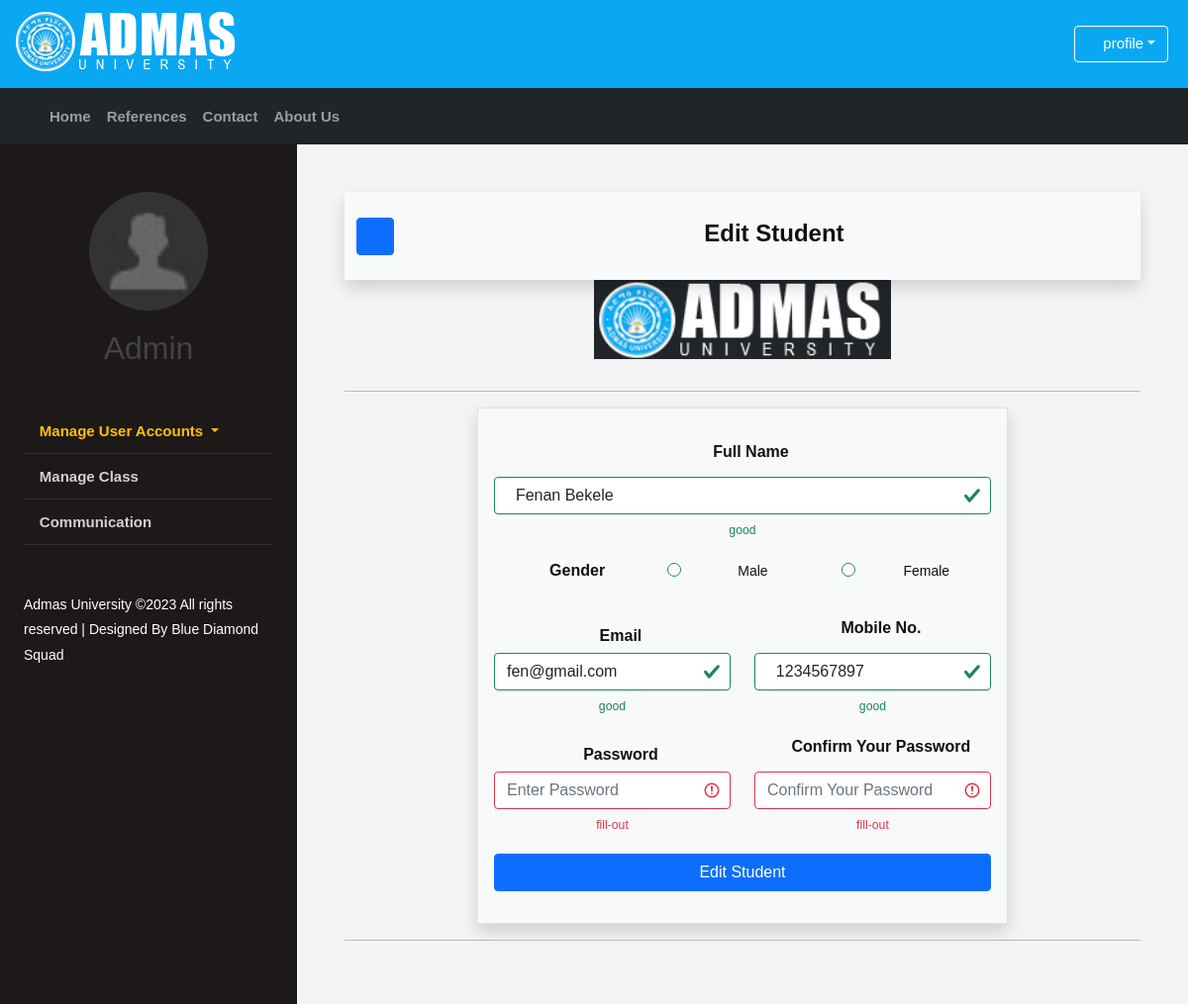
Page /_admin/s_edit_api.php?id=2 on the committed database.
### tables this page shows
CREATE TABLE `student` (
  `student_id` int(255) NOT NULL,
  `student_full_name` varchar(255) NOT NULL,
  `student_phone_no` varchar(255) NOT NULL,
  `student_gender` varchar(255) NOT NULL,
  `student_email` varchar(255) NOT NULL,
  `student_password` varchar(255) NOT NULL,
  `student_photo` varchar(255) NOT NULL
);

### _admin/s_edit_api.php (the view, shortened to what this page needs)
<!DOCTYPE html>
<html lang="en-us" dir="ltr">
    <head>
        <link rel="stylesheet" type="text/css" href="../icon/svg-with-js/css/fa-svg-with-js.css">
        <link rel="stylesheet" type="text/css" href="../css/bootstrap.min.css">
        <link rel="stylesheet" type="text/css" href="../css/style.css">
  </head>
  <body>
    <header id="top-header">
        <div class="top-tol">
            <ul>
                <div id="logo">
                    <a><img src="../images/Logoo.png" alt="admas university e-learning managment system logo" title="AU e-learning management"></a>
                </div>
                <div class="dropdown myac">
                    <a id="a1" class="btn btn-outline-info dropdown-toggle" href="#" role="button" id="dpMLink" data-bs-toggle="dropdown" aria-expanded="false"><i class="fas fa-user-circle"></i>&nbsp;<label>profile</label></a>
                </div>
            </ul>
        </div>
    </header>
    <nav class="navbar navbar-expand-md bg-dark navbar-dark" style="margin-bottom: 0px;">
        <div class="container">
            <div class="collapse navbar-collapse" id="navbarContent">
                <ul class="navbar-nav me-auto mb-2 mb-lg-0">
                    <li class="nav-item"><a href="../index.html" class="nav-link">Home</a></li>
                    <li class="nav-item"><a href="../reference.html" class="nav-link">References</a></li>
                    <li class="nav-item"><a href="../contact.html" class="nav-link">Contact</a></li>
                    <li class="nav-item"><a href="../about.html" class="nav-link">About Us</a></li>
                </ul>
            </div>
        </div>
    </nav>
	<div class="wrapper d-flex align-items-stretch">
		<nav id="sidebar">
			<div class="p-4 pt-5">
                <div class="row">
                    <div class="col">
                        <a href="update_profile.html" class="img logo rounded-circle mb-5" style="background-image: url(images/avatar.jpg);"><br><br><br><br><br>
                            <center><h2>Admin</h2></center>
                        </a>
                    </div>
                </div><br><br>
    	           <ul class="list-unstyled components mb-5">
                       <li class="dropdown">
                          <a class="dropdown-toggle text-warning" href="#" id="Dropdown" role="button" data-bs-toggle="dropdown" aria-expanded="false"><i class="fas fa-users"></i>
                            Manage User Accounts
                          </a>
                        </li>
                        <li><a href="a_manage_class.html"><i class="fas fa-chalkboard"></i> Manage Class</a></li>
                        <li><a href="a_communication.html"><i class="fas fa-comments"></i> Communication</a></li>
                    </ul>
        	        <div class="footer">
        				Admas University &copy;<script>document.write(new Date().getFullYear());</script> All rights reserved | Designed By Blue Diamond Squad
        	        </div>
	           </div>
    	   </nav>
            <div id="content" class="p-4 p-md-5">
                <nav class="navbar navbar-expand-lg navbar-light bg-light shadow">
                    <div class="container">
                        <button type="button" id="sidebarCollapse" class="btn btn-primary">
                            <i class="fas fa-bars"></i>
                        </button>
                        <div class="container">
                            <div class="row align-items-center justify-content-center">
                                <div class="col-md-6 text-center">
                                    <div class="card bg-light col-md mt-1" style="border-style: none;">
                                        <div class="card-body">
                                            <h4 class="card-title"><i class="fas fa-tachometer-alt"></i> <strong>Edit Student</strong></h4>
                                        </div>
                                    </div>
                                </div>
                            </div>
                        </div>
                    </div>
                </nav>
    <center><img src="../images/Logoo.png" class="bg-dark mb-3" width="300px" height="80px" alt=""></center>
    <hr>
    <div class="col-sm-12 col-md-8 offset-md-2">
   		<center>
           <?php
    include '../my_funcs.php';
    if(isset($_REQUEST['id'])){
        $student_id = intval($_REQUEST['id']);
        $array = array();
                $q = "SELECT * FROM student WHERE student_id = '$student_id'";
                $q_result = mysqli_query($con,$q);
              while ($r = mysqli_fetch_assoc($q_result )){
                $array['student_full_name'] = $r['student_full_name'];
                $array['student_phone_no'] = $r['student_phone_no'];
                $array['student_gender'] = $r['student_gender'];
                $array['student_email'] = $r['student_email'];
                $array['student_password'] = $r['student_password'];
               }
?>
<form class="was-validated bg-light border shadow p-3" action="s_edit_api.php" method="POST" enctype="multipart/form-data" name="form">
        <div class="row mt-3">
            <div class="form-group col-md-12">
                <label for="fullname" class="form-label"><h6><b><i class="fas fa-user"></i> Full Name</b></h6></label>
                <input type="text" class="form-control" name="student_fullname" id="fullname" placeholder="Enter Full Name" value=" <?php echo $array['student_full_name']; ?>" required>
                        <div class="valid-feedback">good</div>
            </div>
        </div>
        <div class="row mt-3">
                <div class="col">
                    <label for="gender"><h6><b><i class="fas fa-mars-double"></i> Gender</b></h6></label>
                </div>
                <div class="col">
                    <div class="form-check mb-3">
                        <label for="radio1" class="form-check-label">Male</label>
                        <input type="radio" id="radio1" name="gender" value="male" class="form-check-input">
                    </div>
                </div>
                <div class="col">
                    <div class="form-check mb-3">
                        <label for="radio2" class="form-check-label">Female</label>
                        <input type="radio" id="radio2" name="gender" value="female" class="form-check-input">
                    </div>
                </div>
        </div>
        <div class="row mt-3">
            <div class="form-group mt-2 col-md-6 col-sm-12">
                <label for="email"><h6><b><i class="fas fa-envelope"></i> Email</b></h6></label>
                <input type="email" class="form-control" name="student_email" id="email" placeholder="Enter Email id" value=" <?php echo $array['student_email']; ?>" required>
                        <div class="valid-feedback">good</div>
            </div>
            <div class="form-group col-md-6 col-sm-12">
                <label for="mob_no" class="form-label"><h6><b><i class="fas fa-phone"></i> Mobile No.</b></h6></label>
                <input type="phone" class="form-control" name="student_phone_no" for="mob_no" placeholder="Enter 10-digit Mobile no." value=" <?php echo $array['student_phone_no']; ?>" maxlength="10" required>
                        <div class="valid-feedback">good</div>
            </div>
        </div>
        <div class="row mt-3">
            <div class="form-group mt-2 col-md-6 col-sm-12">
                <label for="email"><h6><b><i class="fas fa-envelope"></i> Password</b></h6></label>
                <input type="password" class="form-control" name="student_password" id="email" placeholder="Enter Password" required>
                        <div class="invalid-feedback">fill-out</div>
            </div>
            <div class="form-group col-md-6 col-sm-12">
                <label for="mob_no" class="form-label"><h6><b><i class="fas fa-phone"></i> Confirm Your Password</b></h6></label>
                <input type="password" class="form-control" name="confirm_student_password" for="mob_no" placeholder="Confirm Your Password" maxlength="10" required>
                        <div class="invalid-feedback">fill-out</div>
            </div>
        </div>
    <div class="row">
        <div class="col-md mt-3 mb-3">
            <button type="submit" name="Submit" class="btn btn-primary btn-large col-md-12" value="Submit">Edit Student</button>
        </div>
    </div>
    </form>
<?php
    }
?>
    </center>
   </div>
   <hr>
  </body>
</html>

### css/style.css (style rules this page uses)
* { margin: 0px; padding: 0px; }
body { display: flex; flex-direction: column; font-family: "Verdana", "Arial", "Helvetica",serif, sans-serif; font-size: 14px; line-height: 1.8em; color: #111; background-color: #f4f4f4; }
h1, h2 { color: #444; line-height: 2.0em; margin: 15x 0px 10px 0px; }
a:any-link { text-decoration: none; color: blueviolet; }
#top-header { line-height: 70px; background-color: #0aa8f2; }
#top-header #logo img { margin-top: 10px; margin-right: 10px; margin-left: -20px; }
#top-header ul { list-style: none; }
#top-header .myac { float: right; margin-top: -65px; margin-right: 20px; }
#top-header .myac #a1 { text-decoration: none; color: white; border: 1px solid white; font-size: 15px;" }
nav ul li a { font-size: 15px; font-weight: bold; }
#sidebar { min-width: 300px; max-width: 300px; background: #1d1919; color: #fff; -webkit-transition: all 0.3s; -o-transition: all 0.3s; transition: all 0.3s; }
#sidebar .logo { display: block; width: 120px; height: 120px; margin: 0 auto; }
#sidebar ul.components { padding: 0; }
#sidebar ul li { font-size: 16px; }
#sidebar ul li a { padding: 10px 0; display: block; color: rgba(255, 255, 255, 0.8); border-bottom: 1px solid rgba(255, 255, 255, 0.1); }
img { vertical-align: middle; border-style: none; }
img { page-break-inside: avoid; }
.img { background-size: cover; background-repeat: no-repeat; background-position: center center; }
#content { width: 100%; padding: 0; min-height: 100vh; -webkit-transition: all 0.3s; -o-transition: all 0.3s; transition: all 0.3s; }

### rows in the picture
student: student_fullname "Fenan Bekele", student_email "fen@gmail.com", student_phone_no "1234567897"
